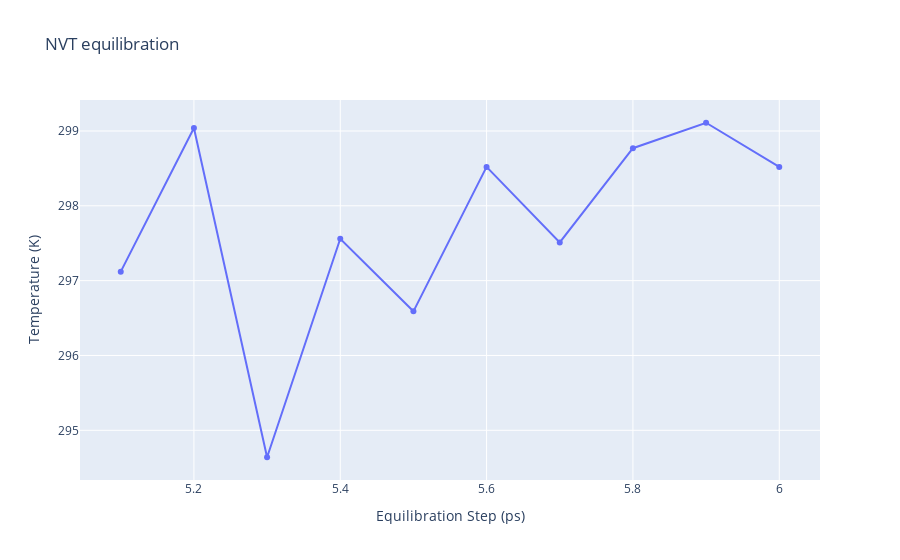

Notebook source saved alongside this figure:
### Code cell
#Read data from file and filter energy values higher than 1000 Kj/mol^-1
with open(output_dat_nvt_path,'r') as energy_file:
    x,y = map(
        list,
        zip(*[
            (float(line.split()[0]),float(line.split()[1]))
            for line in energy_file 
            if not line.startswith(("#","@")) 
            if float(line.split()[1]) < 1000 
        ])
    )

plotly.offline.init_notebook_mode(connected=True)

fig = {
    "data": [go.Scatter(x=x, y=y)],
    "layout": go.Layout(title="NVT equilibration",
                        xaxis=dict(title = "Equilibration Step (ps)"),
                        yaxis=dict(title = "Temperature (K)")
                       )
}

plotly.offline.iplot(fig)

### Figure 1 — Plotly figure (JSON) as saved in the notebook; plotly's stock layout.template omitted (floating-point values rounded to 4 significant figures)
{"data": [{"type": "scatter", "x": [5.1, 5.2, 5.3, 5.4, 5.5, 5.6, 5.7, 5.8, 5.9, 6], "y": [297.1, 299.0, 294.6, 297.6, 296.6, 298.5, 297.5, 298.8, 299.1, 298.5]}], "layout": {"title": {"text": "NVT equilibration"}, "xaxis": {"title": {"text": "Equilibration Step (ps)"}}, "yaxis": {"title": {"text": "Temperature (K)"}}}}
